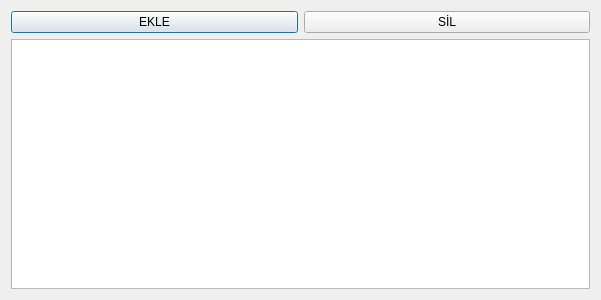
<?xml version="1.0" encoding="UTF-8"?>
<ui version="4.0">
 <class>students</class>
 <widget class="QDialog" name="students">
  <property name="geometry">
   <rect>
    <x>0</x>
    <y>0</y>
    <width>601</width>
    <height>300</height>
   </rect>
  </property>
  <property name="windowTitle">
   <string>Öğrenciler</string>
  </property>
  <property name="modal">
   <bool>true</bool>
  </property>
  <layout class="QVBoxLayout" name="verticalLayout">
   <item>
    <layout class="QHBoxLayout" name="horizontalLayout">
     <item>
      <widget class="QPushButton" name="pushButton">
       <property name="text">
        <string>EKLE</string>
       </property>
      </widget>
     </item>
     <item>
      <widget class="QPushButton" name="pushButton_2">
       <property name="text">
        <string>SİL</string>
       </property>
      </widget>
     </item>
    </layout>
   </item>
   <item>
    <widget class="QTableView" name="tableView">
     <property name="alternatingRowColors">
      <bool>true</bool>
     </property>
     <property name="selectionBehavior">
      <enum>QAbstractItemView::SelectRows</enum>
     </property>
     <attribute name="horizontalHeaderStretchLastSection">
      <bool>true</bool>
     </attribute>
    </widget>
   </item>
  </layout>
 </widget>
 <resources/>
 <connections/>
</ui>
